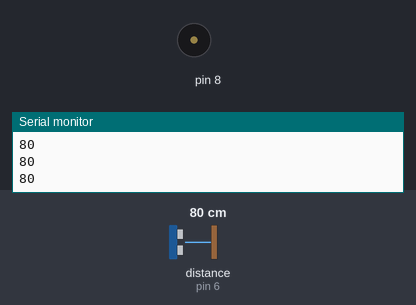
This sketch was run on a simulated Arduino Uno, built with avr-gcc and run on an emulated ATmega328P. On the bench: buzzer (waves = sounding), the last lines printed to the serial monitor. The inputs (shaded band) are chosen by the test bench; at power-on: distance to the obstacle (sensor on pin 6) 80 cm. The echo pulse lasts 58.3 µs per cm.

Above: at 1.2 s.
1.3 s: distance to the obstacle (sensor on pin 6) set to 9 cm
At 2.5 s:
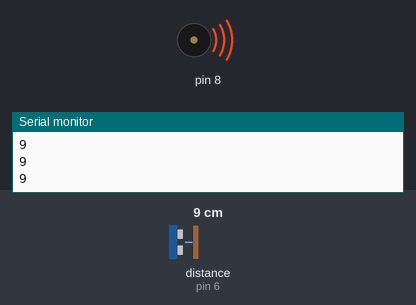
2.8 s: distance to the obstacle (sensor on pin 6) set to 2 cm
At 3.1 s:
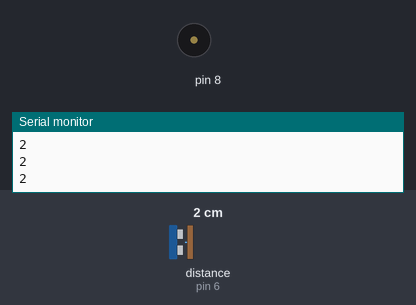
Timing chart, 0 to 5.8 s (numbered marks = the images above; inputs shaded):
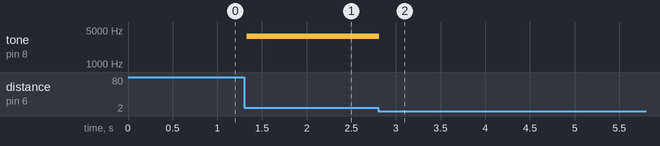

The sketch:

sketch_oct24c.ino
```cpp
int disparo=7, eco=6,frec;
long duracion, cm;
int led=8;

void setup() {
  Serial.begin(9600);
}

void loop() {
  pinMode(disparo,OUTPUT);// he genrado el punto de disparo como salida
  digitalWrite(disparo,LOW);
  delayMicroseconds(2);
  digitalWrite(disparo,HIGH);
  delayMicroseconds(5);
  digitalWrite(disparo, LOW);

  pinMode(eco,INPUT);
  duracion=pulseIn(eco,HIGH);// comienza a medir la onda desde que sale y entra

  cm=duracion/29/2;

if(cm<=70 && cm>=5){
  frec=-60*cm+4300;
  tone(8,frec);
}
  else noTone(8);
  Serial.println(cm);
  delay(50);
  }
```

Measured:
- after the input at 1.3 s, tone on pin 8: silent → 3760 Hz at once
- after the input at 2.8 s, tone on pin 8: 3760 Hz → silent at once
